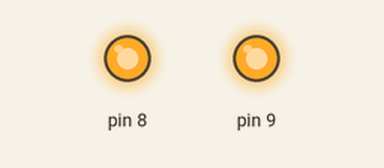
Simulated run of this sketch. Board: Arduino Uno, built with avr-gcc and run on an emulated ATmega328P. On the bench: output pins drawn as LEDs (lit = HIGH).

Above: at 1.0 s.
At 5.5 s:
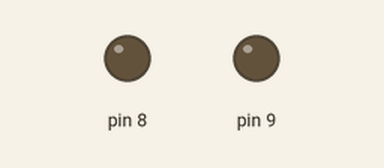
Timing chart, 0 to 6.9 s (numbered marks = the images above):
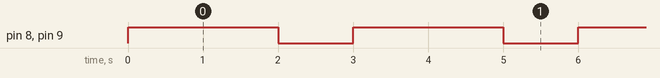

Measured:
- by itself, pin 8, pin 9: alternates HIGH for 2.0 s and LOW for 1.0 s

The sketch:

deltaT_tester.ino
```cpp
void setup()
{
  Serial.begin(9600);
  pinMode(8, OUTPUT);
  pinMode(9, OUTPUT);
}

void loop()
{
  reset();
  delay(2000);
  digitalWrite(8, LOW);
  digitalWrite(9, LOW);
  delay(1000);
}

void reset()
{
  digitalWrite(8, HIGH);
  delayMicroseconds(2000);
  digitalWrite(9, HIGH);
}
```
